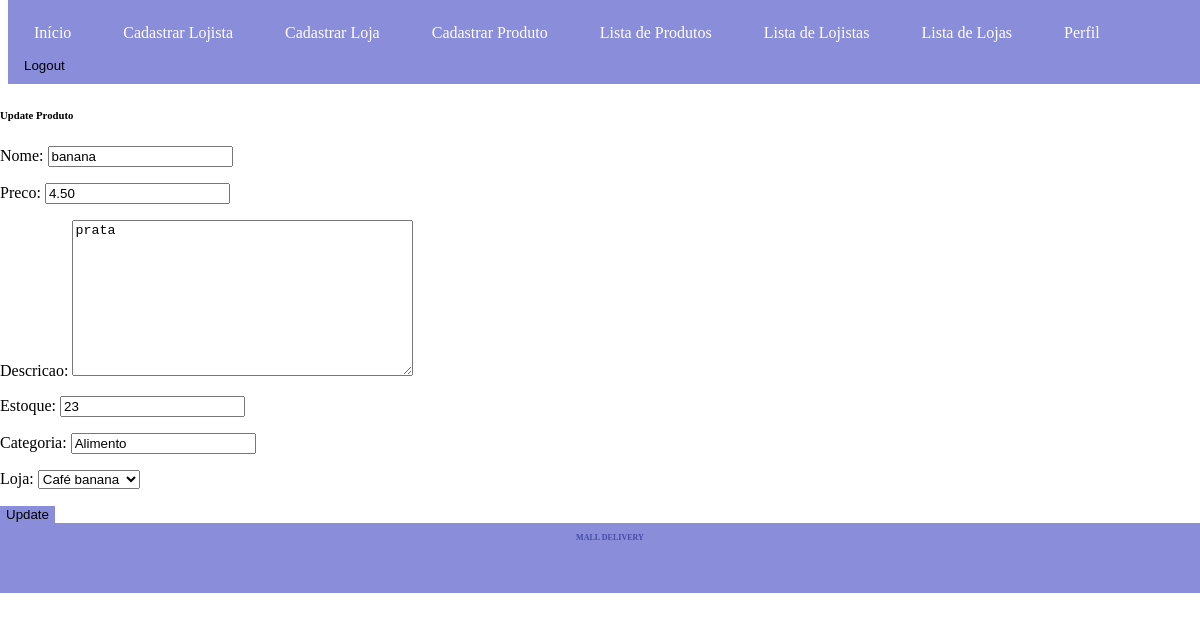
Screenshot of /produto/2/update/ (signed in) with the database file from the repository.
### app_mall/models.py (models this page shows, shortened)
class Produto(models.Model):
    nome = models.CharField(max_length=255)
    descricao = models.TextField(blank=True, null=True)
    preco = models.DecimalField(max_digits=10, decimal_places=2)
    estoque = models.PositiveIntegerField()
    categoria = models.CharField(max_length=100)
    loja = models.ForeignKey(Loja, related_name='loja', on_delete=models.CASCADE)

class Loja(models.Model):
    nome = models.CharField(max_length=255)
    cnpj = models.CharField(max_length=18)
    descricao = models.TextField(blank=True, null=True)
    lojista = models.ForeignKey(Lojista, related_name='lojista', on_delete=models.CASCADE)
    def __str__(self):
        return self.nome

### app_mall/views.py (the view)
# urls.py: path('produto/<pk>/update/', views.ProdutoUpdateView.as_view(), name='update_produto'),
class ProdutoUpdateView(LoginRequiredMixin, UpdateView):
    model = Produto
    fields = ['nome', 'preco', 'descricao', 'estoque', 'categoria', 'loja']
    template_name = 'update_produto.html'
    success_url = reverse_lazy('index')

### app_mall/templates/update_produto.html (shortened to what this page needs)
{% extends "base.html" %}
{% block content %}
<h6>Update Produto</h6>
<form method="post">
    {{ form.as_p }}
    <button type="submit">Update</button>
</form>
{% endblock %}

### app_mall/templates/base.html (style rules this page uses)
body { width: 100%; display: ruby; }
button { background-color: #898dda; border: #474ca4; }

### rows the page displays
Produto: nome "banana", preco "4.50", descricao "prata", estoque "23", categoria "Alimento", loja "Café banana"
